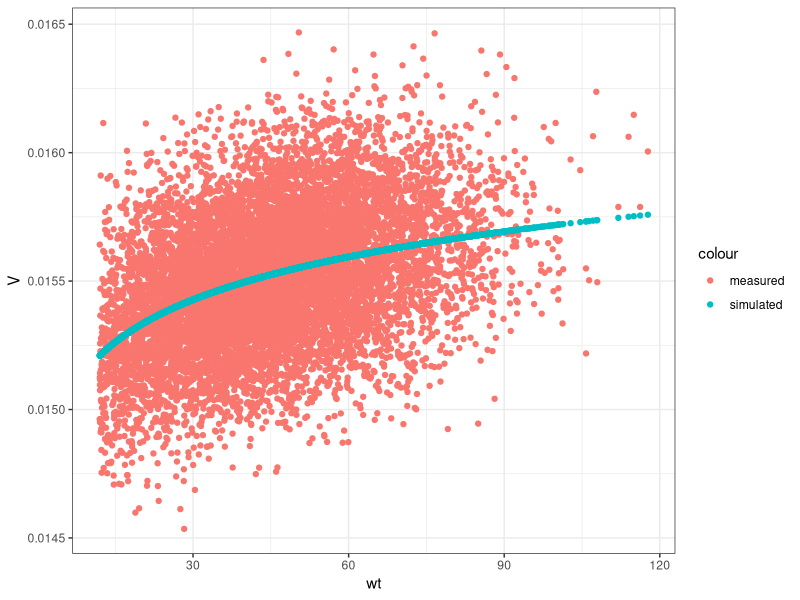
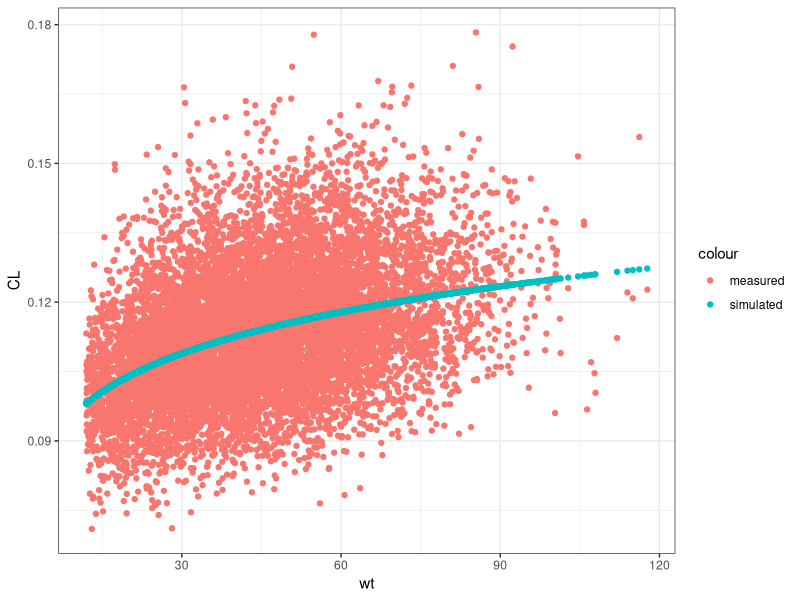
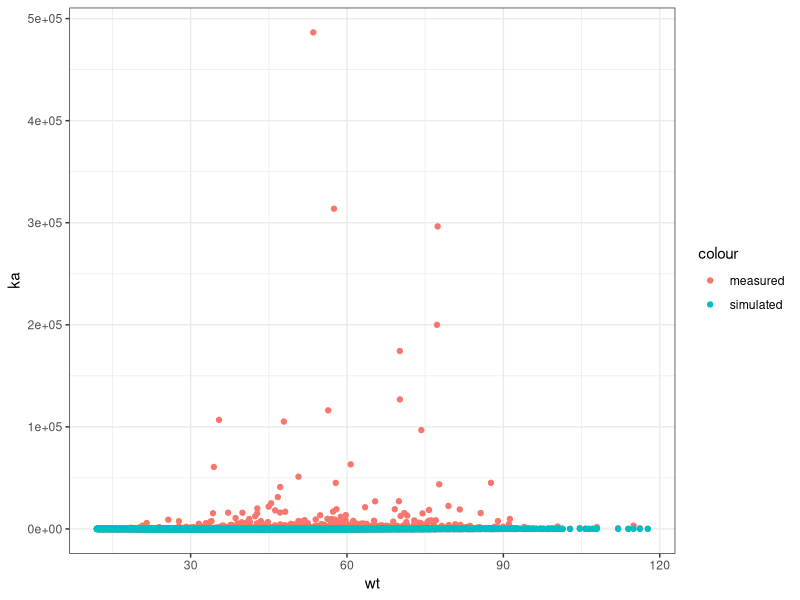
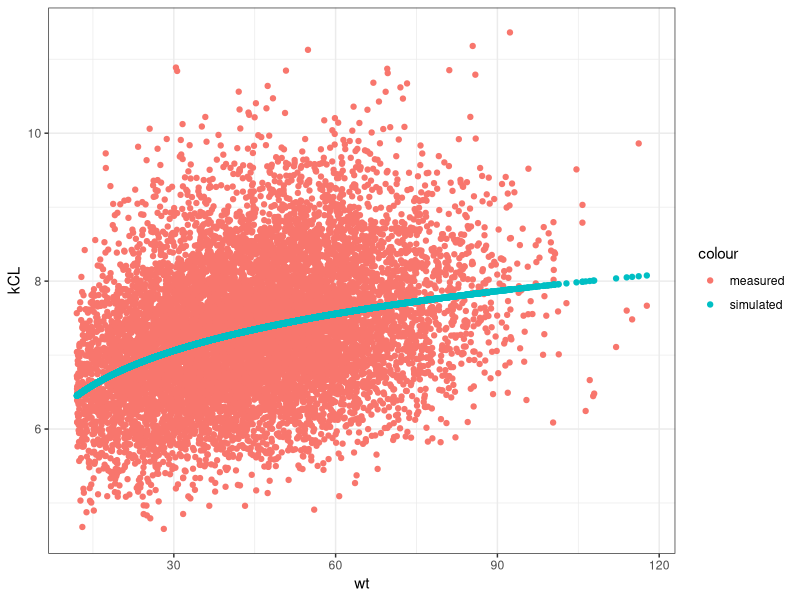
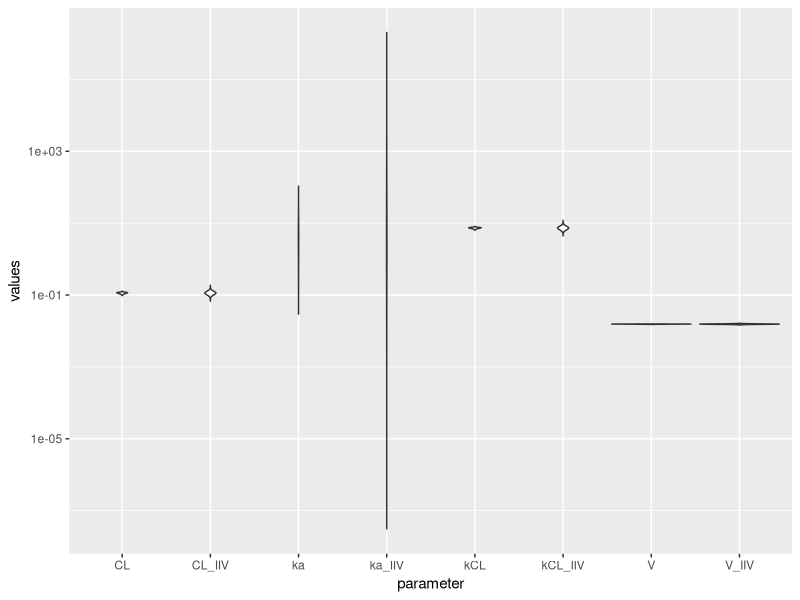
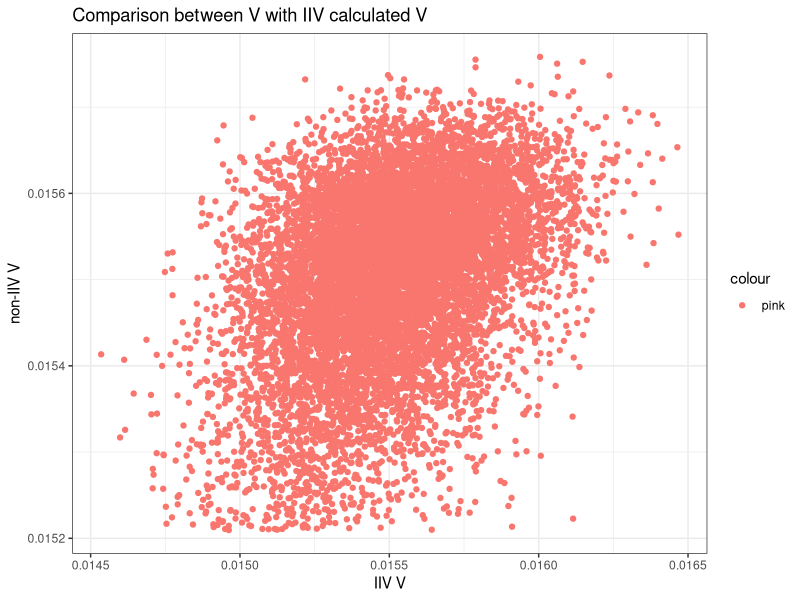
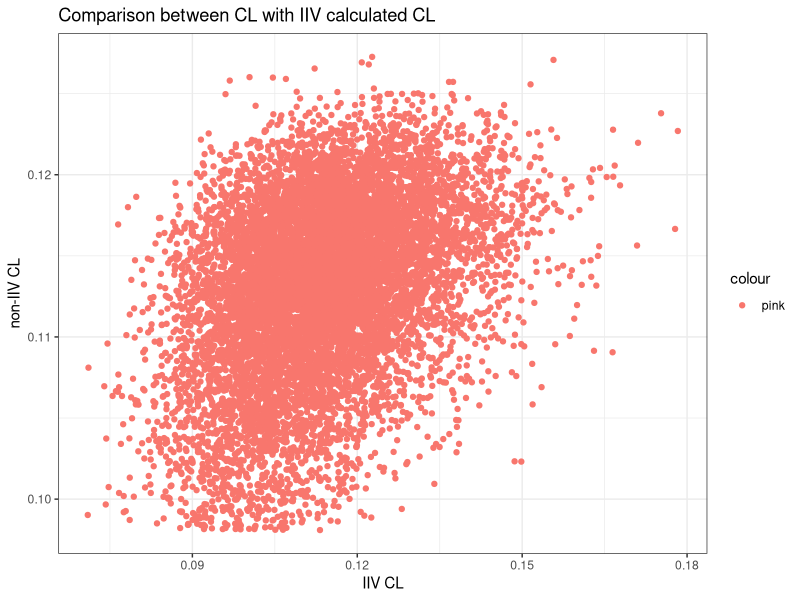
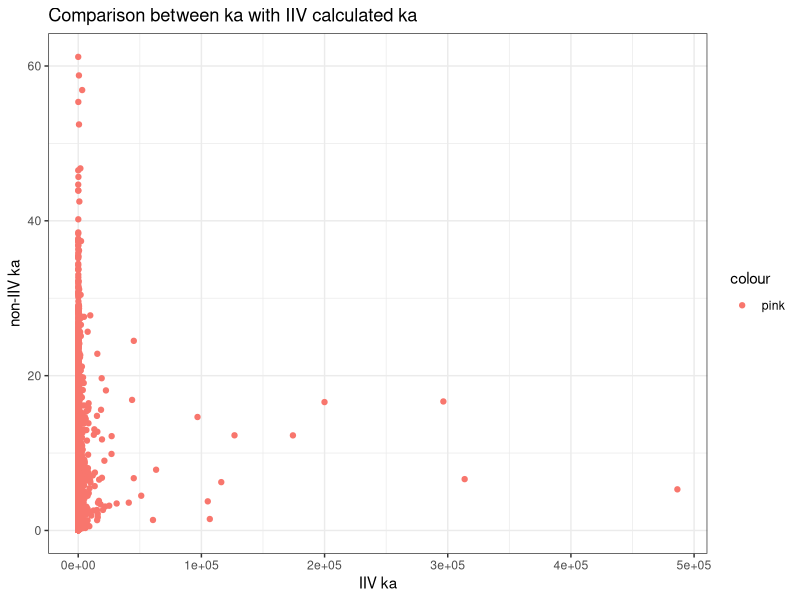

R code for these plots, in order:
#### DEPENDENCIES
setwd(Sys.getenv("PWD"))
library(ggplot2)
if (requireNamespace("tidyr")) {
    pivot_longer <- tidyr::pivot_longer
} else {
    stop("tidyr not installed")
}

#### INITIALIZED DATA
headerIIV = c('wt', 'V_IIV', 'CL_IIV', 'ka_IIV', 'kCL_IIV')
headerwoIIV = c('wt', 'V', 'CL', 'ka', 'kCL')
simData_wIIV = read.csv("wIIV.txt", col.names=headerIIV)
simData_woIIV = read.csv("woIIV.txt", col.names=headerwoIIV)

#### PLOT
#### q5a
for (i in 2:5) {
    p = ggplot() + 
        geom_point(data=simData_wIIV,aes(x=wt, y=!!sym(headerIIV[i]), color='measured')) +
        geom_point(data=simData_woIIV,aes(x=wt, y=!!sym(headerwoIIV[i]), color='simulated')) +
        labs(y=headerwoIIV[i]) +
        theme_bw()
    ggsave(paste0("q5a_", headerwoIIV[i], ".png"), bg='white')
    print(p)
}
#### q5b
longsimData_wIIV = pivot_longer(simData_wIIV, cols=-wt, names_to="parameter", values_to="values")
longsimData_woIIV = pivot_longer(simData_woIIV, cols=-wt, names_to="parameter", values_to="values")
p = ggplot() + 
    geom_violin(data=longsimData_wIIV, aes(x=parameter, y=values), trim=FALSE) +
    scale_y_log10() +
    geom_violin(data=longsimData_woIIV, aes(x=parameter, y=values), trim=FALSE) +
    scale_y_log10()
ggsave("q5b_violin.png", bg='white')
print(p)
#### q5c
merged = merge(simData_wIIV, simData_woIIV, by="wt")
for (i in 2:5) {
    p = ggplot() + 
        geom_point(
            data=merged, 
            aes(
                x=!!sym(headerIIV[i]), y=!!sym(headerwoIIV[i]), 
                color='pink')
        ) +
        labs(
            title=paste(
                "Comparison between", headerwoIIV[i], 
                "with IIV calculated", headerwoIIV[i]), 
            x=paste("IIV", headerwoIIV[i]),
            y=paste("non-IIV", headerwoIIV[i])
        ) +
    theme_bw()
    ggsave(paste0("q5c_", headerwoIIV[i], ".png"), bg='white')
    print(p)
}